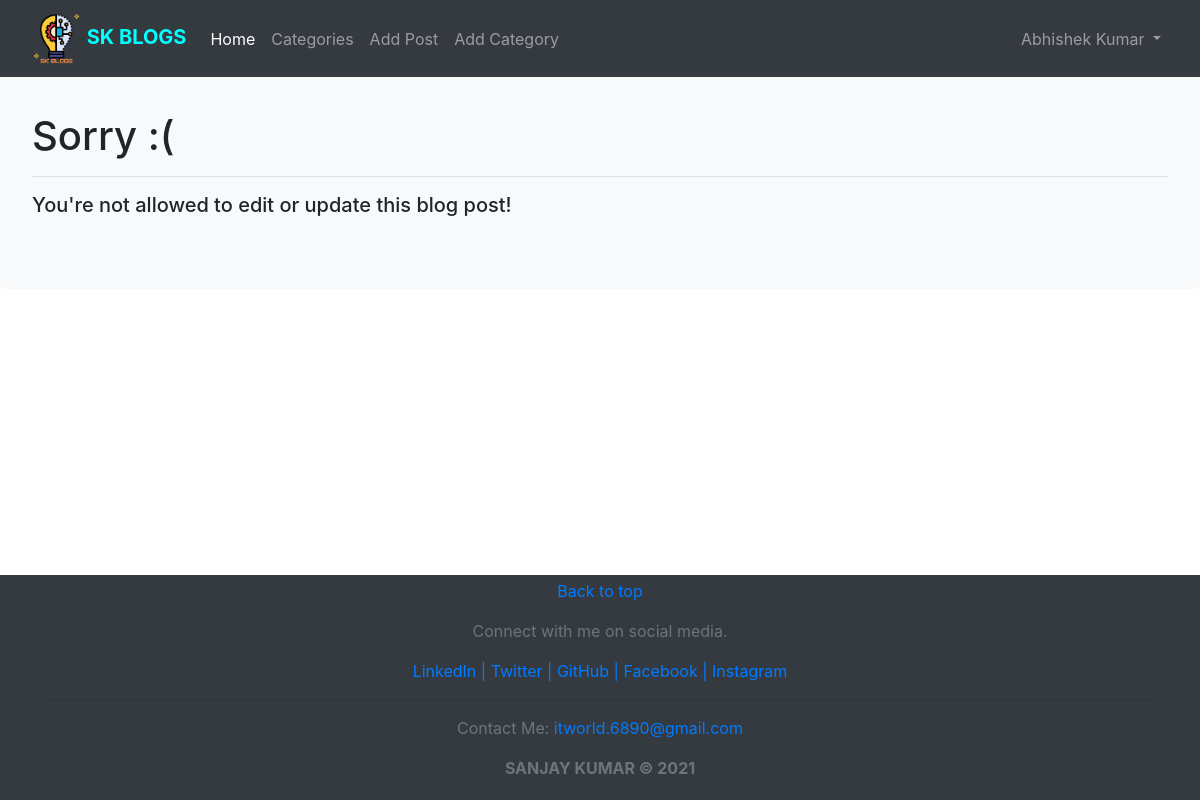
/article/edit-post/8 (signed in), run on an earlier commit of the app's database.
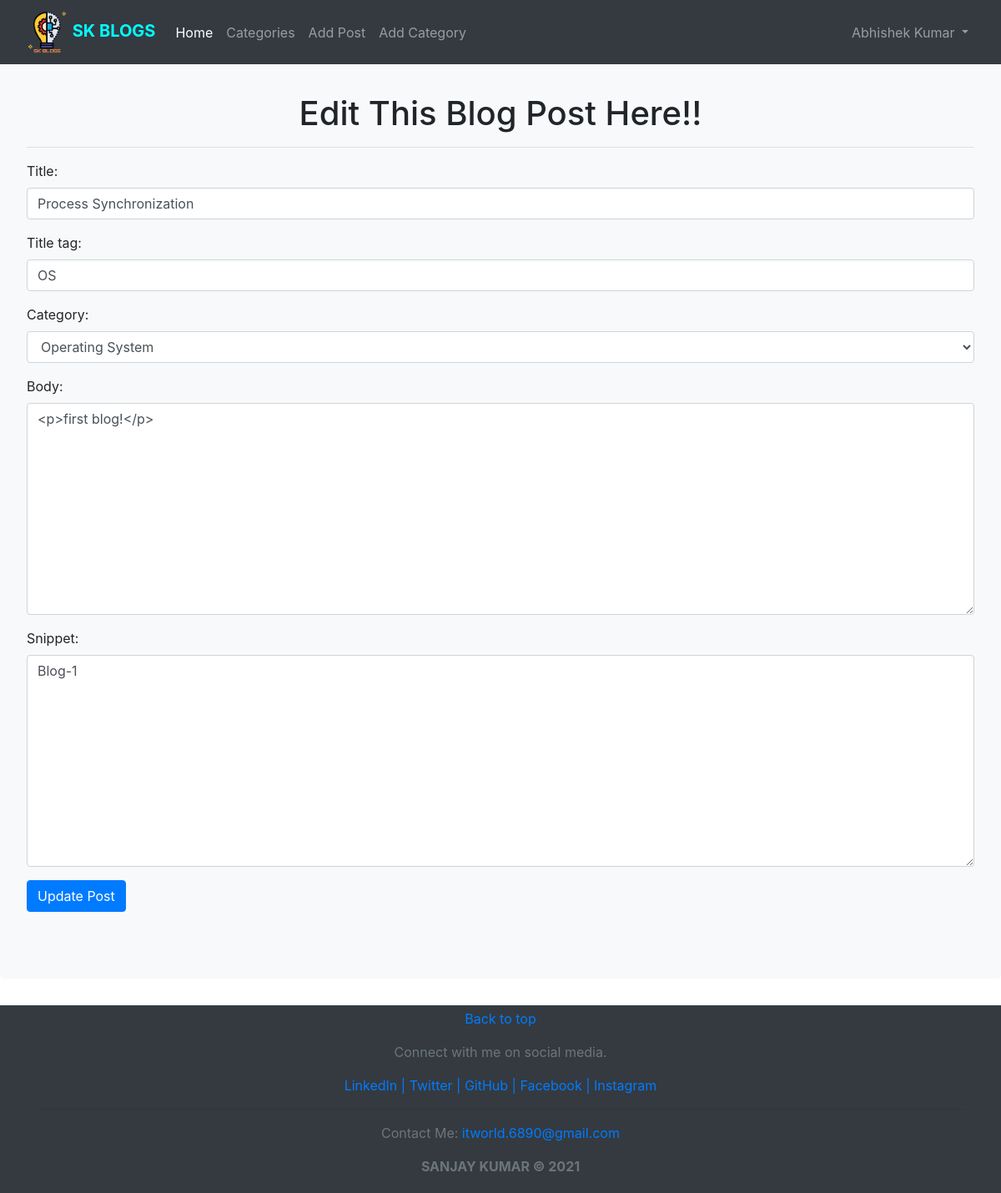
And on a later commit of the database.
### blog/models.py (models this page shows, shortened)
class Post(models.Model):
    title = models.CharField(max_length=255)
    title_tag = models.CharField(max_length=255)
    post_date = models.DateField(auto_now_add=True)
    author  = models.ForeignKey(User, on_delete=CASCADE)
    category = models.ForeignKey(Category, models.SET_NULL, blank=True, null=True)
    body = RichTextField(blank=True, null=True)
    snippet = models.CharField(max_length=255)
    likes = models.ManyToManyField(User, related_name="blog_posts")

### blog/views.py (the view)
# urls.py: path('article/edit-post/<int:pk>', UpdatePostView.as_view(), name="update-post"),
class UpdatePostView(UpdateView):
    model = Post
    form_class = EditForm
    template_name = 'update_post.html'

### blog/forms.py
class EditForm(forms.ModelForm):
    class Meta:
        model = Post
        fields = ('title', 'title_tag', 'category', 'body', 'snippet')
        widgets = {
            'title': forms.TextInput(attrs={'class':'form-control','placeholder':'Write a short and meaningful title for the blog...'}),
            'title_tag': forms.TextInput(attrs={'class':'form-control','placeholder':'Give a tag for the blog...'}),
            'category': forms.Select(attrs={'class':'form-control'}),
            'body': forms.Textarea(attrs={'class':'form-control','placeholder':'Write the blog here...'}),
            'snippet': forms.Textarea(attrs={'class':'form-control','placeholder':'Write a snippet for the blog here...'})
        }

### blog/models.py (called while the page is built)
    def __str__(self):
        return self.name

### blog/templates/update_post.html (shortened to what this page needs)
{% extends 'base.html' %}
{% block content %}
{% if user.is_authenticated %}
    {% if user.id == post.author.id %}
        <h1 class="fw-light mt-5 text-center">Edit This Blog Post Here!!</h1>
        <hr/>
        <div class="form-group">
            <form method="POST">
            {{ form.as_p }}
            <button class="btn btn-primary">Update Post</button>
        </form>
        </div>
    {% else %}
        <h1 class="fw-light mt-5">Sorry :(</h1>
        <hr/>
        <h5>You're not allowed to edit or update this blog post!</h5>
    {% endif %}
{% else %}
    <h1 class="fw-light mt-5">Sorry :(</h1>
    <hr/>
    <h5>You're not logged-in to edit or update any blog post!</h5>
{% endif %}
{% endblock %}

What changed in the data, as far as the page shows it:
now on this page (row edited): Post: title "Process Synchronization", title_tag "OS", category "Operating System", body "<p>first blog!</p>", snippet "Blog-1"
changed Post: author_id 1 → 2 (drawn)
Also different on the page:
text no longer shown: "Sorry :( You're not allowed to edit or update this blog post!"
text now shown: "Edit This Blog Post Here!! Title: Title tag: Category: Body: Snippet: Update Post"
